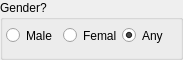
    <widget class="QGroupBox" name="genderBox">
     <property name="sizePolicy">
      <sizepolicy hsizetype="Fixed" vsizetype="Fixed">
       <horstretch>0</horstretch>
       <verstretch>0</verstretch>
      </sizepolicy>
     </property>
     <property name="minimumSize">
      <size>
       <width>176</width>
       <height>53</height>
      </size>
     </property>
     <property name="title">
      <string>Gender?</string>
     </property>
     <widget class="QWidget" name="horizontalLayoutWidget_15">
      <property name="geometry">
       <rect>
        <x>0</x>
        <y>20</y>
        <width>174</width>
        <height>31</height>
       </rect>
      </property>
      <layout class="QHBoxLayout" name="horizontalLayout_15">
       <property name="leftMargin">
        <number>6</number>
       </property>
       <property name="topMargin">
        <number>6</number>
       </property>
       <property name="rightMargin">
        <number>6</number>
       </property>
       <property name="bottomMargin">
        <number>6</number>
       </property>
       <item>
        <widget class="QRadioButton" name="radioMale">
         <property name="text">
          <string>Male</string>
         </property>
        </widget>
       </item>
       <item>
        <widget class="QRadioButton" name="radioFemale">
         <property name="text">
          <string>Female</string>
         </property>
        </widget>
       </item>
       <item>
        <widget class="QRadioButton" name="radioAnyGender">
         <property name="text">
          <string>Any</string>
         </property>
         <property name="checked">
          <bool>true</bool>
         </property>
        </widget>
       </item>
      </layout>
     </widget>
    </widget>
